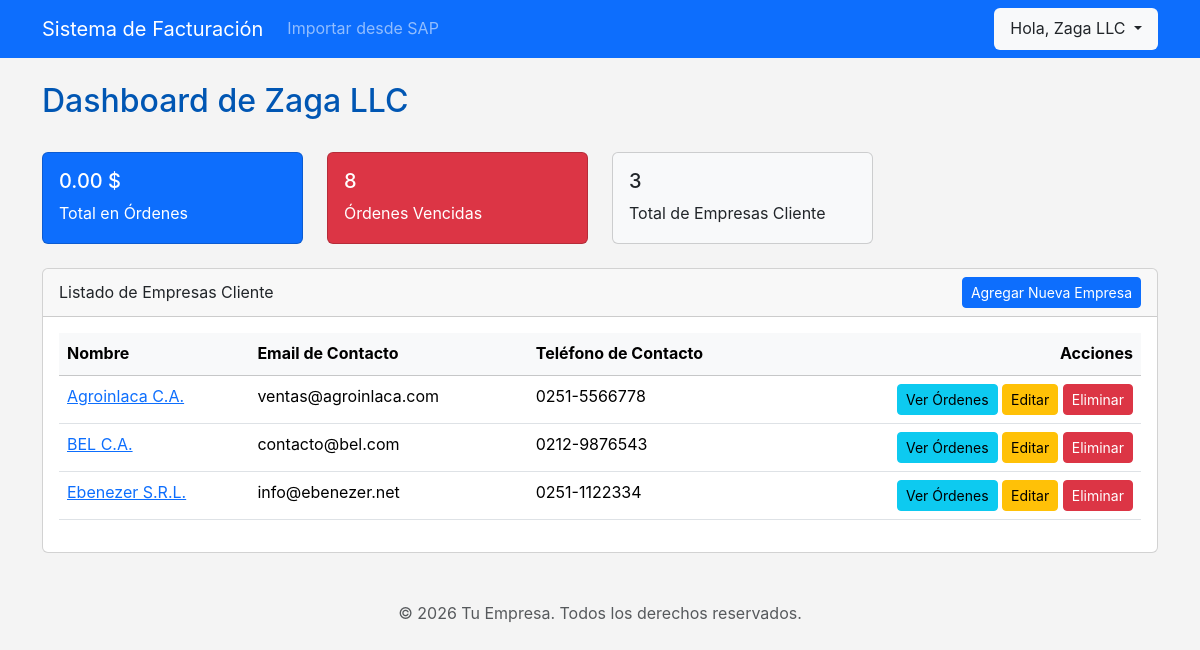
Screenshot of /index.php (signed in) with the database file from the repository.
### tables this page shows
CREATE TABLE `empresas_cliente` (
  `id` int(11) NOT NULL,
  `proveedor_id` int(11) NOT NULL,
  `nombre` varchar(255) NOT NULL,
  `email` varchar(255) NOT NULL,
  `telefono` varchar(50) DEFAULT NULL,
  `direccion` text DEFAULT NULL,
  `fecha_registro` timestamp NOT NULL DEFAULT current_timestamp(),
  `sap_api_url` varchar(255) DEFAULT NULL,
  `sap_api_username` varchar(100) DEFAULT NULL,
  `sap_api_password` varchar(100) DEFAULT NULL
);

### public/index.php (the view, shortened to what this page needs)
<?php
require_once '../config/database.php';
require_once '../templates/header.php';
$proveedor_id = $_SESSION['proveedor_id'];
try {
    $stmt_total = $pdo->prepare("SELECT SUM(f.total) FROM facturas f JOIN clientes c ON f.cliente_id = c.id JOIN empresas_cliente ec ON c.empresa_id = ec.id WHERE ec.proveedor_id = ?");
    $stmt_total->execute([$proveedor_id]);
    $total_facturado = $stmt_total->fetchColumn() ?: 0;
    $stmt_vencidas = $pdo->prepare("SELECT COUNT(f.id) FROM facturas f JOIN clientes c ON f.cliente_id = c.id JOIN empresas_cliente ec ON c.empresa_id = ec.id WHERE ec.proveedor_id = ? AND f.estado = 'vencida'");
    $stmt_vencidas->execute([$proveedor_id]);
    $ordenes_vencidas = $stmt_vencidas->fetchColumn() ?: 0;
    $stmt_clientes = $pdo->prepare("SELECT COUNT(id) FROM empresas_cliente WHERE proveedor_id = ?");
    $stmt_clientes->execute([$proveedor_id]);
    $total_empresas = $stmt_clientes->fetchColumn() ?: 0;
    $stmt = $pdo->prepare(
        "SELECT ec.id, ec.nombre, ec.email, ec.telefono FROM empresas_cliente ec
         JOIN empresa_proveedores ep ON ec.id = ep.empresa_id
         WHERE ep.proveedor_id = ? ORDER BY ec.nombre ASC"
    );
    $stmt->execute([$proveedor_id]);
    $empresas = $stmt->fetchAll(PDO::FETCH_ASSOC);
} catch (PDOException $e) {
    echo '<div class="alert alert-danger">Error al cargar los datos del dashboard: ' . $e->getMessage() . '</div>';
}
?>
<div class="d-flex justify-content-between align-items-center mb-4">
    <h2>Dashboard de <?php echo htmlspecialchars($_SESSION['proveedor_nombre']); ?></h2>
</div>
<div class="row mb-4">
    <div class="col-md-3"><div class="card text-white bg-primary"><div class="card-body"><h5 class="card-title"><?php echo number_format($total_facturado, 2); ?> $</h5><p class="card-text">Total en Órdenes</p></div></div></div>
    <div class="col-md-3"><div class="card text-white bg-danger"><div class="card-body"><h5 class="card-title"><?php echo $ordenes_vencidas; ?></h5><p class="card-text">Órdenes Vencidas</p></div></div></div>
    <div class="col-md-3"><div class="card text-dark bg-light"><div class="card-body"><h5 class="card-title"><?php echo $total_empresas; ?></h5><p class="card-text">Total de Empresas Cliente</p></div></div></div>
</div>
<div class="card">
    <div class="card-header d-flex justify-content-between align-items-center">
        <span>Listado de Empresas Cliente</span>
        <a href="clientes.php?action=add" class="btn btn-primary btn-sm">Agregar Nueva Empresa</a>
    </div>
    <div class="card-body">
        <div class="table-responsive">
            <table class="table table-hover">
                <thead class="table-light">
                    <tr>
                        <th>Nombre</th>
                        <th>Email de Contacto</th>
                        <th>Teléfono de Contacto</th>
                        <th class="text-end">Acciones</th>
                    </tr>
                </thead>
                <tbody>
                    <?php if (empty($empresas)): ?>
                        <tr>
                            <td colspan="4" class="text-center">No hay empresas cliente registradas.</td>
                        </tr>
                    <?php else: ?>
                        <?php foreach ($empresas as $empresa): ?>
                            <tr>
                                <td>
                                    <a href="facturas.php?empresa_id=<?php echo $empresa['id']; ?>"><?php echo htmlspecialchars($empresa['nombre']); ?></a>
                                </td>
                                <td><?php echo htmlspecialchars($empresa['email']); ?></td>
                                <td><?php echo htmlspecialchars($empresa['telefono']); ?></td>
                                <td class="text-end">
                                    <a href="facturas.php?empresa_id=<?php echo $empresa['id']; ?>" class="btn btn-sm btn-info">Ver Órdenes</a>
                                    <a href="clientes.php?action=edit&id=<?php echo $empresa['id']; ?>" class="btn btn-sm btn-warning">Editar</a>
                                    <a href="clientes.php?action=delete&id=<?php echo $empresa['id']; ?>" class="btn btn-sm btn-danger" onclick="return confirm('¿Estás seguro de que quieres eliminar esta empresa y todos sus clientes y facturas asociadas?');">Eliminar</a>
                                </td>
                            </tr>
                        <?php endforeach; ?>
                    <?php endif; ?>
                </tbody>
            </table>
        </div>
    </div>
</div>
<?php
require_once '../templates/footer.php';
?>

### public/css/style.css (style rules this page uses)
body { font-family: -apple-system, BlinkMacSystemFont, "Segoe UI", Roboto, "Helvetica Neue", Arial, sans-serif; line-height: 1.6; background-color: #f4f4f4; color: #333; margin: 0; }
h1, h2 { color: #0056b3; }

### rows the page displays
empresas_cliente: nombre "Agroinlaca C.A.", email "ventas@agroinlaca.com", telefono "0251-5566778"
empresas_cliente: nombre "BEL C.A.", email "contacto@bel.com", telefono "0212-9876543"
empresas_cliente: nombre "Ebenezer S.R.L.", email "info@ebenezer.net", telefono "0251-1122334"

### other values shown
$_SESSION['proveedor_nombre'] "Zaga LLC"
$total_facturado "0.00"
$ordenes_vencidas "8"
$total_empresas "3"
